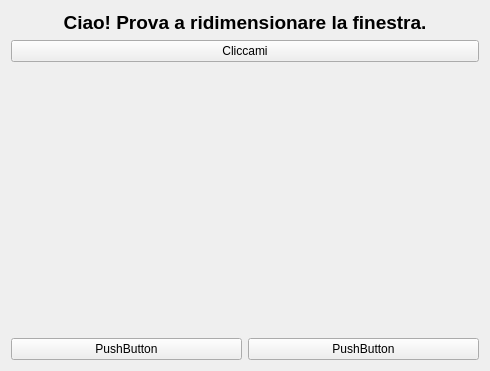
<?xml version="1.0" encoding="UTF-8"?>
<ui version="4.0">
 <class>Form</class>
 <widget class="QWidget" name="Form">
  <property name="geometry">
   <rect>
    <x>0</x>
    <y>0</y>
    <width>490</width>
    <height>371</height>
   </rect>
  </property>
  <property name="windowTitle">
   <string>La mia Finestra Ridimensionabile</string>
  </property>
  <layout class="QVBoxLayout" name="verticalLayout">
   <item>
    <widget class="QLabel" name="label">
     <property name="font">
      <font>
       <pointsize>14</pointsize>
       <weight>75</weight>
       <bold>true</bold>
      </font>
     </property>
     <property name="text">
      <string>Ciao! Prova a ridimensionare la finestra.</string>
     </property>
     <property name="alignment">
      <set>Qt::AlignCenter</set>
     </property>
    </widget>
   </item>
   <item>
    <widget class="QPushButton" name="pushButton">
     <property name="text">
      <string>Cliccami</string>
     </property>
    </widget>
   </item>
   <item>
    <spacer name="verticalSpacer">
     <property name="orientation">
      <enum>Qt::Vertical</enum>
     </property>
     <property name="sizeHint" stdset="0">
      <size>
       <width>20</width>
       <height>40</height>
      </size>
     </property>
    </spacer>
   </item>
   <item>
    <layout class="QHBoxLayout" name="horizontalLayout">
     <item>
      <widget class="QPushButton" name="pushButton_2">
       <property name="text">
        <string>PushButton</string>
       </property>
      </widget>
     </item>
     <item>
      <widget class="QPushButton" name="pushButton_3">
       <property name="text">
        <string>PushButton</string>
       </property>
      </widget>
     </item>
    </layout>
   </item>
  </layout>
 </widget>
 <resources/>
 <connections/>
</ui>
